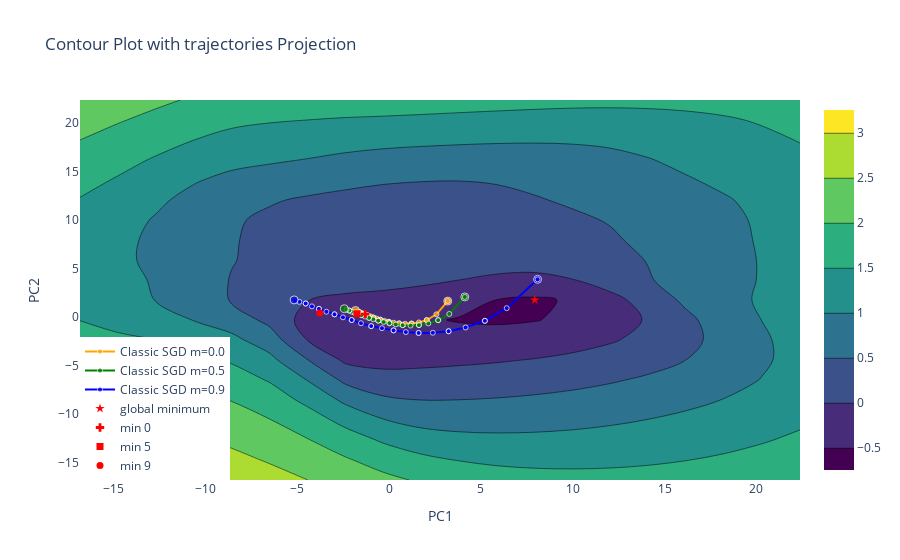

Here is the notebook cell this chart was saved with:
### Code cell
fig2 = go.Figure(data=[go.Contour(x=xx.flatten(), y=yy.flatten(), z=np.log10(grid_losses.flatten()), 
                                  name= "grid point", colorscale='Viridis')])
labels = ["Start Point"] + ["Trajectory Point"] * (len(trajectory_loss_reevaluted) - 2) + ["End Point"]
sizes = [8] + [5] * (len(trajectory_loss_reevaluted) - 2) + [8]

trajectories = []
for i, rw in enumerate(new_reduced_weights):
    traj = go.Scatter(
        x=rw[:, 0],  # x-axis
        y=rw[:, 1],  # y-axis
        mode="markers+lines",
        line=dict(color=trajectory_colors[i % len(trajectory_colors)]),
        marker=dict(color=trajectory_colors[i % len(trajectory_colors)], size=sizes),
        name=trajectory_names[i],
        text=[f"{label}<br>Loss: {loss}" for label, loss in zip(labels, trajectories_loss_reevaluted[i])],
        hovertemplate='%{text}',
    )
    trajectories.append(traj)

for traj in trajectories:
    fig2.add_trace(traj)

fig2.update_layout(
    title='Contour Plot with trajectories Projection',
    xaxis_title='PC1',
    yaxis_title='PC2',
    legend=dict(orientation="v", x=1, y=1)
)

min_point = go.Scatter(
    x=[xx[_min_x, _min_y]],
    y=[yy[_min_x, _min_y]],
    mode='markers',
    marker=dict(
        size=7,
        color='red',
        symbol='star',
    ),
    name="global minimum",
    text=[str(np.min(grid_losses))],
    hovertemplate='Loss: %{text}'
)

fig2.add_trace(min_point)

min_point_0 = go.Scatter(
    x=[xx_0[_min_x_0, _min_y_0]],
    y=[yy_0[_min_x_0, _min_y_0]],
    mode='markers',
    marker=dict(
        size=7,
        color='red',
        symbol='cross',
    ),
    name="min 0",
    text=[str(np.min(grid_losses_0))],
    hovertemplate='Loss: %{text}'
)

fig2.add_trace(min_point_0)

min_point_5 = go.Scatter(
    x=[xx_5[_min_x_5, _min_y_5]],
    y=[yy_5[_min_x_5, _min_y_5]],
    mode='markers',
    marker=dict(
        size=7,
        color='red',
        symbol='square',
    ),
    name="min 5",
    text=[str(np.min(grid_losses_5))],
    hovertemplate='Loss: %{text}'
)

fig2.add_trace(min_point_5)

min_point_9 = go.Scatter(
    x=[xx_9[_min_x_9, _min_y_9]],
    y=[yy_9[_min_x_9, _min_y_9]],
    mode='markers',
    marker=dict(
        size=7,
        color='red',
        symbol='circle',
    ),
    name="min 9",
    text=[str(np.min(grid_losses_9))],
    hovertemplate='Loss: %{text}'
)

fig2.add_trace(min_point_9)

fig2.show()

### Figure 1 — Plotly figure (JSON) as saved in the notebook; plotly's stock layout.template omitted (floating-point values rounded to 4 significant figures; data arrays with more than 128 entries replaced by an {"elided": "..."} marker saying what was removed)
{"data": [{"colorscale": [[0, "#440154"], [0.1111, "#482878"], [0.2222, "#3e4989"], [0.3333, "#31688e"], [0.4444, "#26828e"], [0.5556, "#1f9e89"], [0.6667, "#35b779"], [0.7778, "#6ece58"], [0.8889, "#b5de2b"], [1, "#fde725"]], "name": "grid point", "type": "contour", "x": {"elided": "400 float values"}, "y": {"elided": "400 float values"}, "z": {"elided": "400 float values"}}, {"hovertemplate": "%{text}", "line": {"color": "orange"}, "marker": {"color": "orange", "size": [8, 5, 5, 5, 5, 5, 5, 5, 5, 5, 5, 5, 5, 5, 5, 5, 5, 5, 5, 5, 5, 5, 5, 5, 5, 5, 5, 5, 5, 5, 8]}, "mode": "markers+lines", "name": "Classic SGD m=0.0", "text": ["Start Point<br>Loss: 1.3960449523925782", "Trajectory Point<br>Loss: 1.396025351524353", "Trajectory Point<br>Loss: 1.1683118053436279", "Trajectory Point<br>Loss: 0.9982068877220154", "Trajectory Point<br>Loss: 0.9980258009910583", "Trajectory Point<br>Loss: 0.8771174408912659", "Trajectory Point<br>Loss: 0.7744518064498901", "Trajectory Point<br>Loss: 0.7743603731155395", "Trajectory Point<br>Loss: 0.6931416335105895", "Trajectory Point<br>Loss: 0.6236296487808227", "Trajectory Point<br>Loss: 0.6236526748657226", "Trajectory Point<br>Loss: 0.5674551845550537", "Trajectory Point<br>Loss: 0.5226786334514618", "Trajectory Point<br>Loss: 0.5225628317356109", "Trajectory Point<br>Loss: 0.48613123779296874", "Trajectory Point<br>Loss: 0.45640169205665587", "Trajectory Point<br>Loss: 0.4563892554759979", "Trajectory Point<br>Loss: 0.4330246099472046", "Trajectory Point<br>Loss: 0.41509846076965334", "Trajectory Point<br>Loss: 0.41511311802864076", "Trajectory Point<br>Loss: 0.40079463391304015", "Trajectory Point<br>Loss: 0.39000759649276734", "Trajectory Point<br>Loss: 0.3899854899406433", "Trajectory Point<br>Loss: 0.3816011634349823", "Trajectory Point<br>Loss: 0.374851420545578", "Trajectory Point<br>Loss: 0.3748451882362366", "Trajectory Point<br>Loss: 0.36986541066169737", "Trajectory Point<br>Loss: 0.3665901687145233", "Trajectory Point<br>Loss: 0.3665935554504395", "Trajectory Point<br>Loss: 0.36390461831092835", "End Point<br>Loss: 0.3624576584339142"], "type": "scatter", "x": [3.196, 3.196, 2.583, 2.053, 2.053, 1.626, 1.227, 1.227, 0.8769, 0.5497, 0.5497, 0.2541, -0.008609, -0.009295, -0.2493, -0.473, -0.473, -0.6734, -0.8498, -0.8497, -1.012, -1.155, -1.155, -1.288, -1.416, -1.416, -1.533, -1.631, -1.631, -1.74, -1.825], "y": [1.632, 1.632, 0.2696, -0.3326, -0.3335, -0.5692, -0.6851, -0.6855, -0.7056, -0.6678, -0.6673, -0.5988, -0.5056, -0.5064, -0.4049, -0.2825, -0.2818, -0.1694, -0.06182, -0.0614, 0.05374, 0.154, 0.154, 0.2469, 0.3338, 0.3343, 0.4323, 0.5138, 0.5135, 0.5853, 0.6643]}, {"hovertemplate": "%{text}", "line": {"color": "green"}, "marker": {"color": "green", "size": [8, 5, 5, 5, 5, 5, 5, 5, 5, 5, 5, 5, 5, 5, 5, 5, 5, 5, 5, 5, 5, 5, 5, 5, 5, 5, 5, 5, 5, 5, 8]}, "mode": "markers+lines", "name": "Classic SGD m=0.5", "text": ["Start Point<br>Loss: 1.3960453481674195", "Trajectory Point<br>Loss: 1.3960258224487305", "Trajectory Point<br>Loss: 0.9889616768836975", "Trajectory Point<br>Loss: 0.7579946478843689", "Trajectory Point<br>Loss: 0.7577677629470825", "Trajectory Point<br>Loss: 0.6045749787330628", "Trajectory Point<br>Loss: 0.5008191135883331", "Trajectory Point<br>Loss: 0.500754816198349", "Trajectory Point<br>Loss: 0.437896493768692", "Trajectory Point<br>Loss: 0.3988222768783569", "Trajectory Point<br>Loss: 0.3988104455471039", "Trajectory Point<br>Loss: 0.3776194394588471", "Trajectory Point<br>Loss: 0.3667203078746796", "Trajectory Point<br>Loss: 0.3667049308776855", "Trajectory Point<br>Loss: 0.36242295236587524", "Trajectory Point<br>Loss: 0.3626983174800873", "Trajectory Point<br>Loss: 0.3626990714073181", "Trajectory Point<br>Loss: 0.3660289976596832", "Trajectory Point<br>Loss: 0.3709674074172974", "Trajectory Point<br>Loss: 0.37097061405181886", "Trajectory Point<br>Loss: 0.3774301308631897", "Trajectory Point<br>Loss: 0.38448574113845824", "Trajectory Point<br>Loss: 0.3844991344451904", "Trajectory Point<br>Loss: 0.39253275709152224", "Trajectory Point<br>Loss: 0.4007900428771973", "Trajectory Point<br>Loss: 0.4008109479904175", "Trajectory Point<br>Loss: 0.4091305018424988", "Trajectory Point<br>Loss: 0.4160681251525879", "Trajectory Point<br>Loss: 0.41604427642822267", "Trajectory Point<br>Loss: 0.4249268708229065", "End Point<br>Loss: 0.4320148394584656"], "type": "scatter", "x": [4.125, 4.125, 3.282, 2.677, 2.677, 2.141, 1.63, 1.629, 1.174, 0.7439, 0.7438, 0.3685, 0.02283, 0.02231, -0.2908, -0.5875, -0.5877, -0.8559, -1.086, -1.087, -1.307, -1.507, -1.507, -1.697, -1.87, -1.871, -2.03, -2.165, -2.165, -2.313, -2.435], "y": [2.062, 2.062, 0.3066, -0.3358, -0.3369, -0.6745, -0.8429, -0.8431, -0.8912, -0.852, -0.8517, -0.7684, -0.6476, -0.6482, -0.5258, -0.3874, -0.3862, -0.2465, -0.1011, -0.1009, 0.03902, 0.1868, 0.1867, 0.3045, 0.423, 0.4234, 0.537, 0.6574, 0.6578, 0.7449, 0.8484]}, {"hovertemplate": "%{text}", "line": {"color": "blue"}, "marker": {"color": "blue", "size": [8, 5, 5, 5, 5, 5, 5, 5, 5, 5, 5, 5, 5, 5, 5, 5, 5, 5, 5, 5, 5, 5, 5, 5, 5, 5, 5, 5, 5, 5, 8]}, "mode": "markers+lines", "name": "Classic SGD m=0.9", "text": ["Start Point<br>Loss: 1.3960453481674195", "Trajectory Point<br>Loss: 1.3960258224487305", "Trajectory Point<br>Loss: 0.5304424165725709", "Trajectory Point<br>Loss: 0.4068778076648712", "Trajectory Point<br>Loss: 0.4067962123394012", "Trajectory Point<br>Loss: 0.36788186535835266", "Trajectory Point<br>Loss: 0.34338364968299867", "Trajectory Point<br>Loss: 0.34335795335769653", "Trajectory Point<br>Loss: 0.3234490993976593", "Trajectory Point<br>Loss: 0.3071607858657837", "Trajectory Point<br>Loss: 0.30714970412254333", "Trajectory Point<br>Loss: 0.29401904740333556", "Trajectory Point<br>Loss: 0.2824925712108612", "Trajectory Point<br>Loss: 0.2824799397468567", "Trajectory Point<br>Loss: 0.2736046006917954", "Trajectory Point<br>Loss: 0.26833996460437776", "Trajectory Point<br>Loss: 0.2683181196451187", "Trajectory Point<br>Loss: 0.2637598968744278", "Trajectory Point<br>Loss: 0.26052731766700743", "Trajectory Point<br>Loss: 0.2605288917541504", "Trajectory Point<br>Loss: 0.26016556470394137", "Trajectory Point<br>Loss: 0.2607109766483307", "Trajectory Point<br>Loss: 0.26072170753479", "Trajectory Point<br>Loss: 0.26334143503904345", "Trajectory Point<br>Loss: 0.266612282204628", "Trajectory Point<br>Loss: 0.266621274292469", "Trajectory Point<br>Loss: 0.27167181124687195", "Trajectory Point<br>Loss: 0.2768774319887161", "Trajectory Point<br>Loss: 0.2768622104525566", "Trajectory Point<br>Loss: 0.2852252529859543", "End Point<br>Loss: 0.29312153458595275"], "type": "scatter", "x": [8.089, 8.089, 6.407, 5.219, 5.218, 4.169, 3.244, 3.243, 2.386, 1.612, 1.611, 0.9155, 0.2476, 0.247, -0.383, -0.9689, -0.9692, -1.528, -2.03, -2.03, -2.508, -2.966, -2.967, -3.41, -3.814, -3.815, -4.196, -4.534, -4.534, -4.88, -5.164], "y": [3.875, 3.875, 0.9029, -0.4018, -0.4033, -1.091, -1.476, -1.477, -1.635, -1.657, -1.657, -1.566, -1.389, -1.389, -1.162, -0.9505, -0.9494, -0.6495, -0.3214, -0.3215, -0.04285, 0.2676, 0.2675, 0.5313, 0.8319, 0.8317, 1.089, 1.381, 1.382, 1.554, 1.752]}, {"hovertemplate": "Loss: %{text}", "marker": {"color": "red", "size": 7, "symbol": "star"}, "mode": "markers", "name": "global minimum", "text": ["0.2775652986049652"], "type": "scatter", "x": [7.933], "y": [1.744]}, {"hovertemplate": "Loss: %{text}", "marker": {"color": "red", "size": 7, "symbol": "cross"}, "mode": "markers", "name": "min 0", "text": ["0.35871151843070986"], "type": "scatter", "x": [-1.296], "y": [0.2892]}, {"hovertemplate": "Loss: %{text}", "marker": {"color": "red", "size": 7, "symbol": "square"}, "mode": "markers", "name": "min 5", "text": ["0.3054031849861145"], "type": "scatter", "x": [-1.744], "y": [0.3272]}, {"hovertemplate": "Loss: %{text}", "marker": {"color": "red", "size": 7, "symbol": "circle"}, "mode": "markers", "name": "min 9", "text": ["0.260352781021595"], "type": "scatter", "x": [-3.769], "y": [0.4161]}], "layout": {"legend": {"orientation": "v", "x": 0, "y": 0}, "title": {"text": "Contour Plot with trajectories Projection"}, "xaxis": {"title": {"text": "PC1"}}, "yaxis": {"title": {"text": "PC2"}}}}
